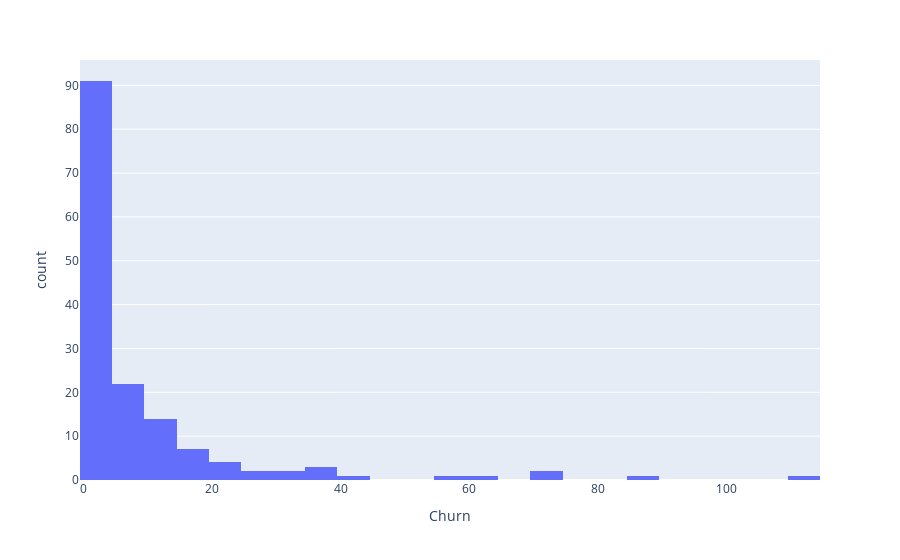

Notebook cell for this chart:
### Code cell
# churn by instructor

plt.figure(figsize=(12,6))
px.histogram(churn_by, x='Churn')

### Figure 1 — Plotly figure (JSON) as saved in the notebook; plotly's stock layout.template omitted (floating-point values rounded to 4 significant figures; data arrays with more than 128 entries replaced by an {"elided": "..."} marker saying what was removed)
{"data": [{"alignmentgroup": "True", "bingroup": "x", "hovertemplate": "Churn=%{x}<br>count=%{y}<extra></extra>", "legendgroup": "", "marker": {"color": "#636efa", "pattern": {"shape": ""}}, "name": "", "offsetgroup": "", "orientation": "v", "showlegend": false, "type": "histogram", "x": {"elided": "152 int values"}, "xaxis": "x", "yaxis": "y"}], "layout": {"barmode": "relative", "legend": {"tracegroupgap": 0}, "margin": {"t": 60}, "xaxis": {"anchor": "y", "domain": [0, 1], "title": {"text": "Churn"}}, "yaxis": {"anchor": "x", "domain": [0, 1], "title": {"text": "count"}}}}
